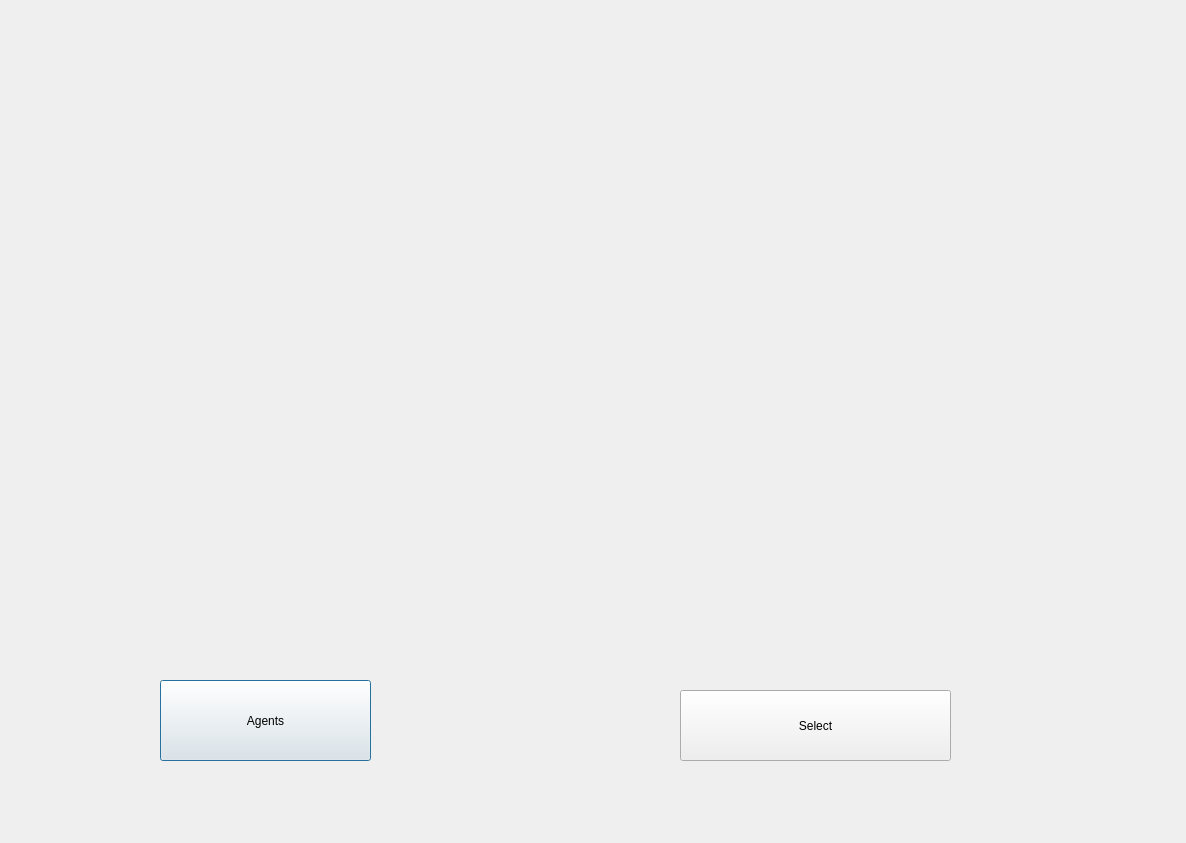
<?xml version="1.0" encoding="UTF-8"?>
<ui version="4.0">
 <class>SecondPage</class>
 <widget class="QDialog" name="SecondPage">
  <property name="geometry">
   <rect>
    <x>0</x>
    <y>0</y>
    <width>1186</width>
    <height>843</height>
   </rect>
  </property>
  <property name="windowTitle">
   <string>Dialog</string>
  </property>
  <widget class="QLabel" name="label">
   <property name="geometry">
    <rect>
     <x>0</x>
     <y>10</y>
     <width>1171</width>
     <height>821</height>
    </rect>
   </property>
   <property name="text">
    <string/>
   </property>
  </widget>
  <widget class="QLabel" name="label_2">
   <property name="geometry">
    <rect>
     <x>0</x>
     <y>0</y>
     <width>1181</width>
     <height>831</height>
    </rect>
   </property>
   <property name="text">
    <string/>
   </property>
  </widget>
  <widget class="QPushButton" name="Agents">
   <property name="geometry">
    <rect>
     <x>160</x>
     <y>680</y>
     <width>211</width>
     <height>81</height>
    </rect>
   </property>
   <property name="text">
    <string>Agents</string>
   </property>
  </widget>
  <widget class="QPushButton" name="getNameButton">
   <property name="geometry">
    <rect>
     <x>680</x>
     <y>690</y>
     <width>271</width>
     <height>71</height>
    </rect>
   </property>
   <property name="text">
    <string>Select</string>
   </property>
  </widget>
 </widget>
 <resources/>
 <connections/>
</ui>
